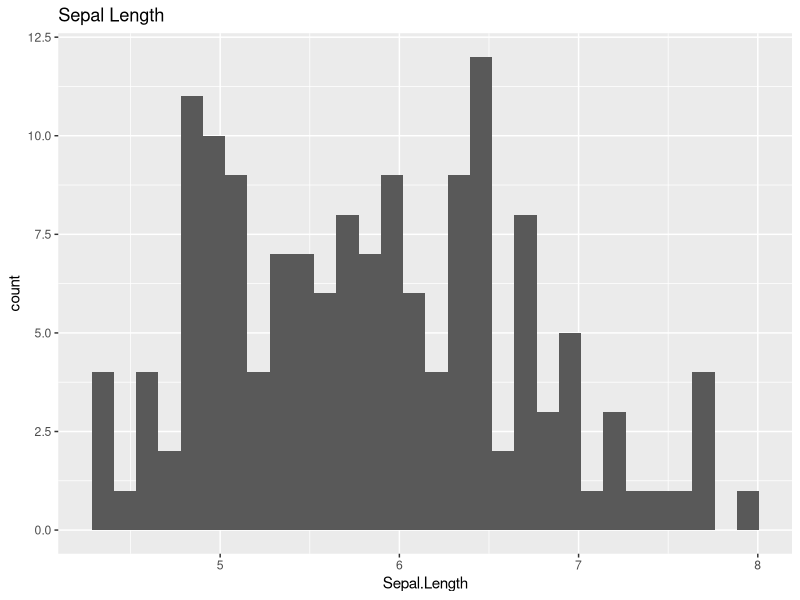
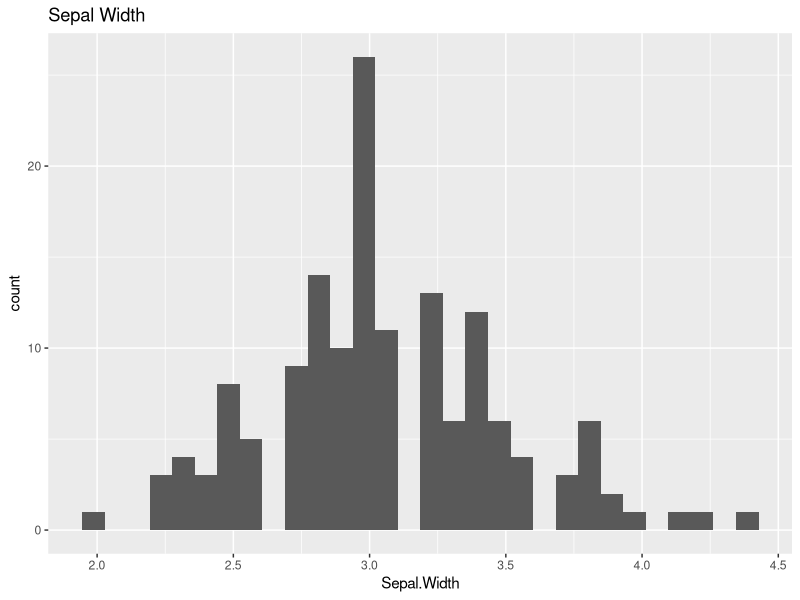
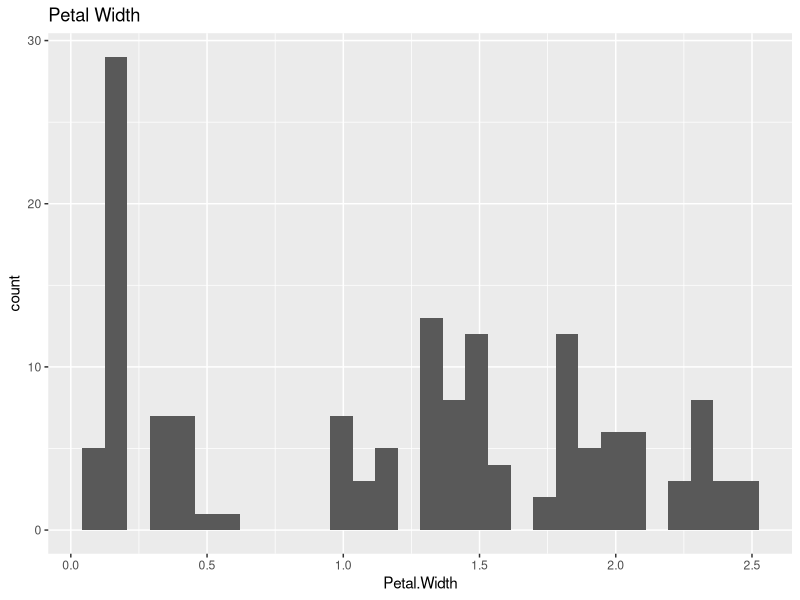
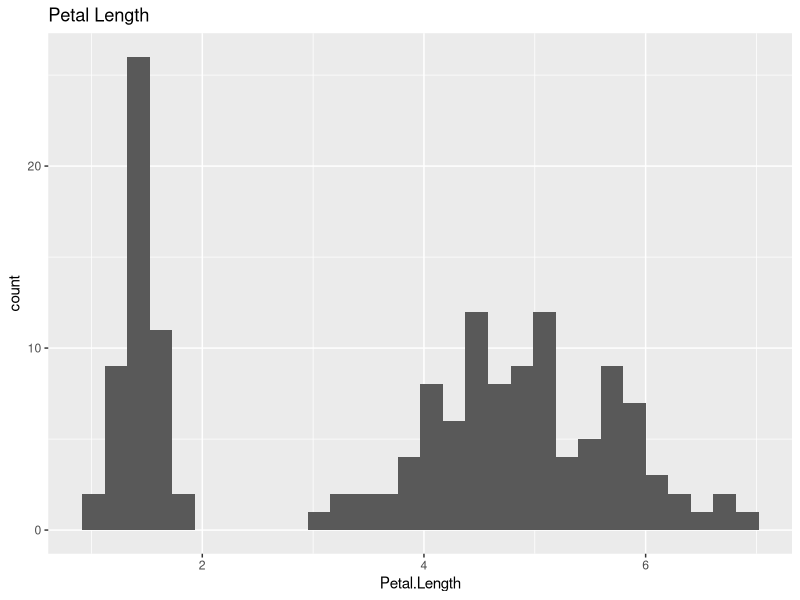
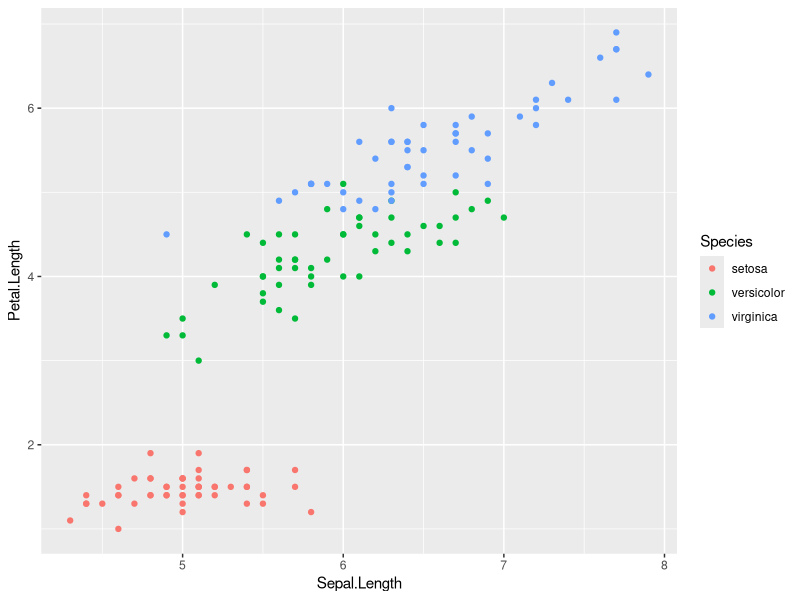
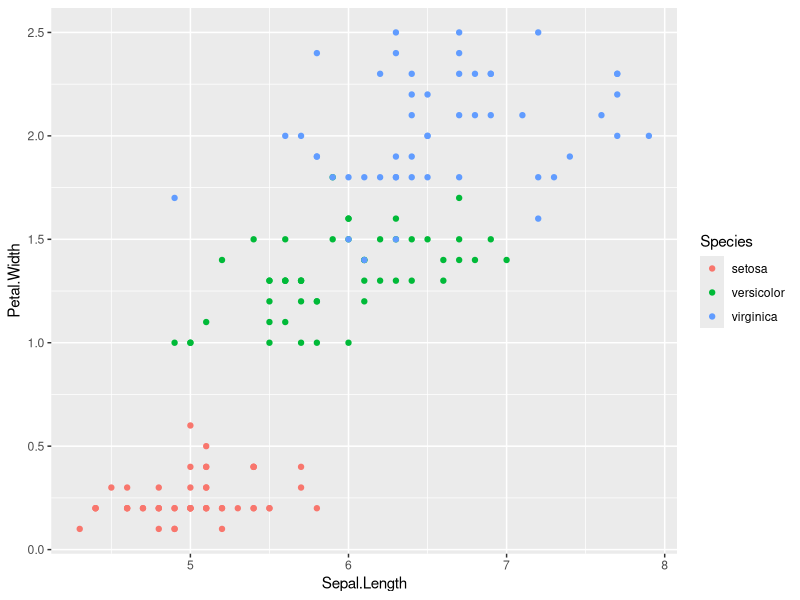
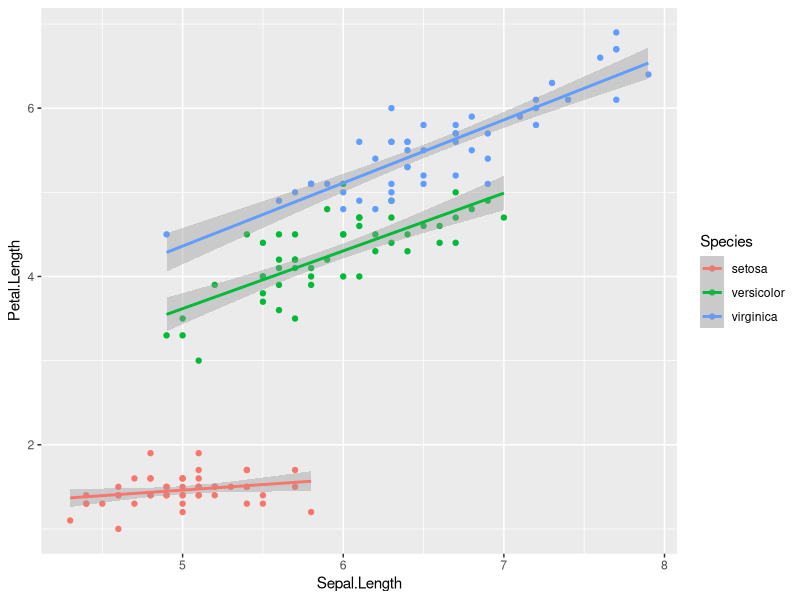

Reproduce these figures in R, in order.
## ---- chunk 1
data <- iris
## ---- chunk 2
summary(iris)
## ---- chunk 3
library(dplyr)
library(ggplot2)
## ---- chunk 4
ggplot(data, aes(Sepal.Length)) +
  geom_histogram() +
  labs(title = "Sepal Length")
## ---- chunk 5
ggplot(data, aes(Sepal.Width)) +
  geom_histogram() +
  labs(title = "Sepal Width")
## ---- chunk 6
ggplot(data, aes(Petal.Width)) +
  geom_histogram() +
  labs(title = "Petal Width")
## ---- chunk 7
ggplot(data, aes(Petal.Length)) +
  geom_histogram() +
  labs(title = "Petal Length")
## ---- chunk 8
cor(data[,1:4])
## ---- chunk 9
ggplot(data, aes(Sepal.Length, Petal.Length, color = Species)) +
  geom_point()
## ---- chunk 10
ggplot(data, aes(Sepal.Length, Petal.Width, color = Species)) +
  geom_point()
## ---- chunk 11
ggplot(data, aes(Sepal.Length, Petal.Length, color = Species)) +
  geom_point() +
  geom_smooth(method = "lm")
